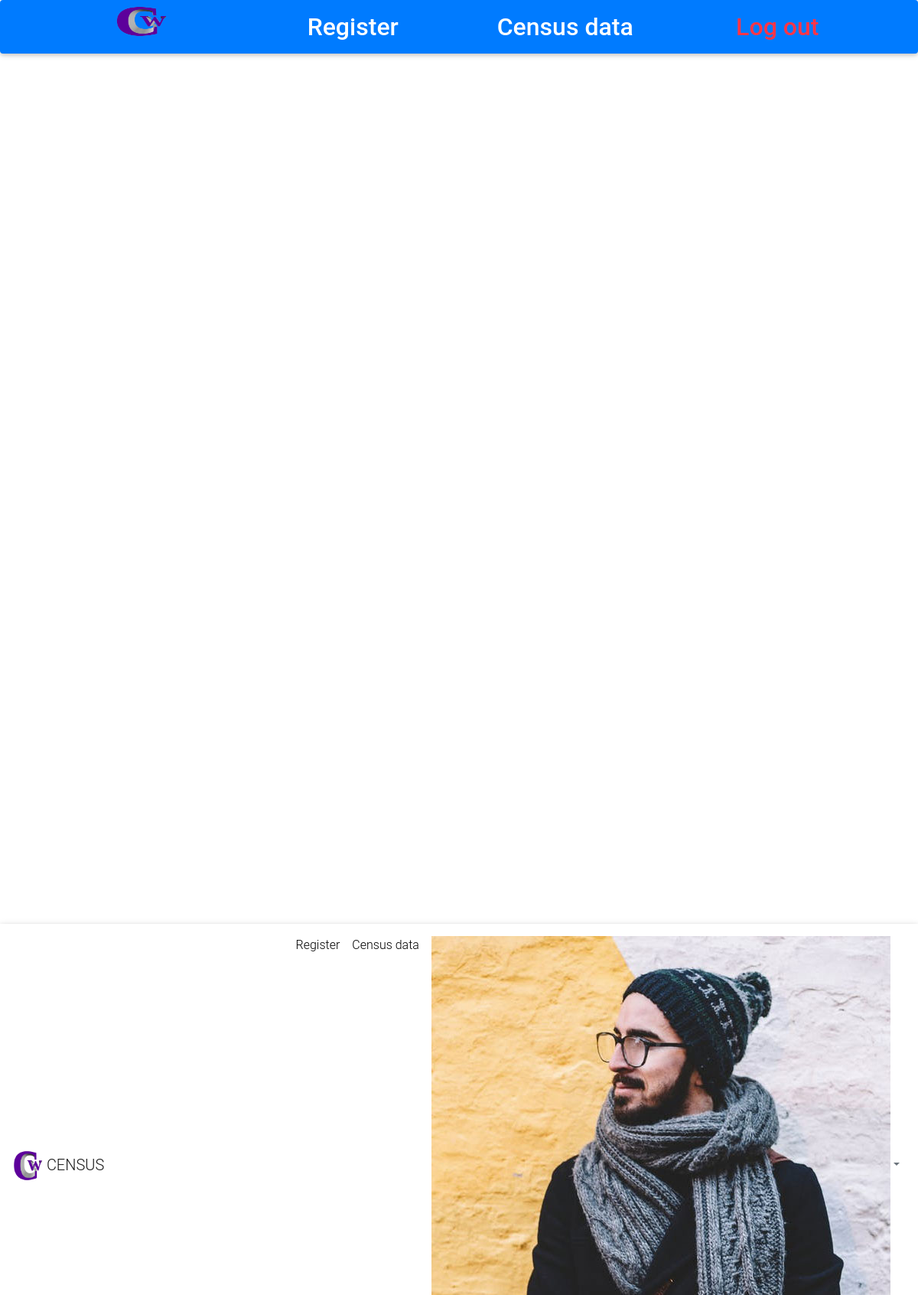
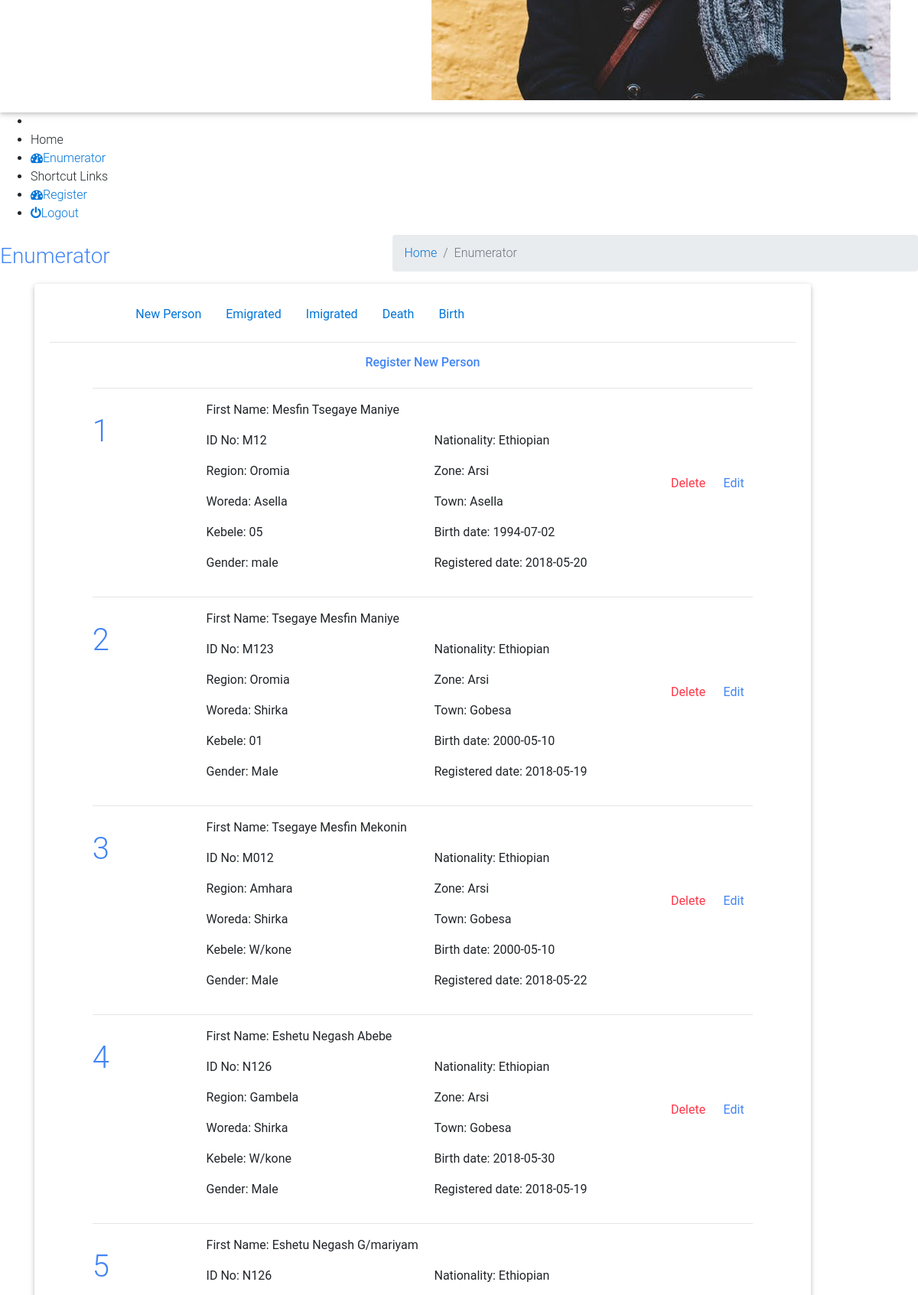
Page /enumerator/data2.php (signed in, upper part) on the committed database (2 pictures, top to bottom).
### tables this page shows
CREATE TABLE `newperson` (
  `user_id` int(11) NOT NULL,
  `idno` varchar(25) NOT NULL,
  `firstname` varchar(255) NOT NULL,
  `lastname` varchar(255) NOT NULL,
  `gfname` varchar(255) NOT NULL,
  `nationality` varchar(255) NOT NULL,
  `region` varchar(255) NOT NULL,
  `zone` varchar(255) NOT NULL,
  `woreda` varchar(255) NOT NULL,
  `town` varchar(255) NOT NULL,
  `kebele` varchar(255) NOT NULL,
  `bdate` date NOT NULL,
  `gender` varchar(12) NOT NULL,
  `regdate` date NOT NULL
);

### enumerator/data/config.php (called while the page is built, shortened)
<?php
class dbConfig {
   public $host;
   public $username;
   public $password;
   public $dab;
public function dbConnect() {
    $this->conn = mysqli_connect($this->host,$this->username,$this->password,$this->dab)
     or die("Database Connection Problem.");
  }
}
  $obj = new dbConfig();
  $obj->host = 'localhost';
  $obj->username = 'root';
  $obj->password = '';
  $obj->dab = 'census';
?>

### enumerator/template/data.php (the view, shortened to what this page needs)
<div class="preloader">
    <svg class="circular" viewBox="25 25 50 50">
  <circle class="path" cx="50" cy="50" r="20" fill="none" stroke-width="2" stroke-miterlimit="10" /> </svg>
</div>
<div id="main-wrapper">
    <div class="header">
        <nav class="navbar top-navbar navbar-expand-md navbar-light">
            <div class="navbar-header">
                <a class="navbar-brand" href="index1.html">
                    <b><img src="../images/logo.png" alt="homepage" class="dark-logo"  style="width:40px"/></b>
                    <span>CENSUS</span>
                </a>
            </div>
            <div class="navbar-collapse">
                <ul class="navbar-nav mr-auto mt-md-0">
                    <li class="nav-item"> <a class="nav-link nav-toggler hidden-md-up text-muted  " href="javascript:void(0)"><i class="mdi mdi-menu"></i></a> </li>
                    <li class="nav-item m-l-10"> <a class="nav-link sidebartoggler hidden-sm-down text-muted  " href="javascript:void(0)"><i class="ti-menu"></i></a> </li>
                </ul>
                <ul class="navbar-nav my-lg-0">
                    <li class="nav-item">
                        <a class="nav-link" href="index.php">
                            Register
                          </a>
                    </li>
                    <li class="nav-item">
                        <a class="nav-link" href="data.php">
                          Census data
                        </a>
                    </li>
                    <li class="nav-item dropdown">
                        <a class="nav-link dropdown-toggle text-muted  " href="#" data-toggle="dropdown" aria-haspopup="true" aria-expanded="false"><img src="images/users/5.jpg" alt="user" class="profile-pic" /></a>
                    </li>
                </ul>
            </div>
        </nav>
    </div>
    <div class="left-sidebar">
        <div class="scroll-sidebar">
            <nav class="sidebar-nav">
                <ul id="sidebarnav">
                    <li class="nav-devider"></li>
                    <li class="nav-label">Home</li>
                    <li> <a href="index.php" aria-expanded="false"><i class="fa fa-tachometer"></i><span class="hide-menu">Enumerator</a></span>
                    </li>
                    <li class="nav-label">Shortcut Links</li>
                    <li> <a href="index.php" aria-expanded="false"><i class="fa fa-tachometer"></i><span class="hide-menu">Register</span></a></li>
                    <li> <a href="logout.php" aria-expanded="false"><i class="fa fa-power-off"></i><span class="hide-menu">Logout</span></a></li>
                </ul>
            </nav>
        </div>
    </div>
    <div class="page-wrapper">
        <div class="row page-titles">
            <div class="col-md-5 align-self-center">
                <h3 class="text-primary">Enumerator</h3> </div>
            <div class="col-md-7 align-self-center">
                <ol class="breadcrumb">
                    <li class="breadcrumb-item"><a href="javascript:void(0)">Home</a></li>
                    <li class="breadcrumb-item active">Enumerator</li>
                </ol>
            </div>
        </div>
        <div class="">
          <div class="">
            <div class="container">
              <div class="">
                <div class="row">
                  <div class="col-12 col-lg-11">
                    <div class="card card-body">
                      <div class="">
                        <div class="">
                          <div class="tabs-wrapper col-12 col-lg-10 mx-auto">
                              <ul class="nav classic-tabs tabs-cyan" role="tablist">
                                  <li class="nav-item">
                                      <a class="nav-link waves-light active" data-toggle="tab" href="#panel51" role="tab">New Person</a>
                                  </li>
                                  <li class="nav-item">
                                      <a class="nav-link waves-light" data-toggle="tab" href="#emigrated" role="tab">Emigrated</a>
                                  </li>
                                  <li class="nav-item">
                                      <a class="nav-link waves-light" data-toggle="tab" href="#imigrated" role="tab">Imigrated</a>
                                  </li>
                                  <li class="nav-item">
                                      <a class="nav-link waves-light" data-toggle="tab" href="#panel53" role="tab">Death</a>
                                  </li>
                                  <li class="nav-item">
                                      <a class="nav-link waves-light" data-toggle="tab" href="#panel54" role="tab">Birth</a>
                                  </li>
                              </ul>
                        </div><hr>
                      </div>
                      </div>
                      <div class="tab_contents">
                        <div class="">
                          <div class="">
                            <div class="container-fluid">
                              <div class="" style="background-color:white">
                                <div class="tab-content">
                                    <div class="tab-pane fade in show active" id="panel51" role="tabpanel">
                                        <div class="row">
                                          <div class="col-12">
                                              <p class="text-center text-primary h6">Register New Person</p>
                                          </div>
                                          <div class="col-12 col-lg-11 mx-auto">
                                            <div class="row">
                                              <div class="col-12">
                                                <hr>
                                              </div>
                                                <?php
                                                   class NewPerson
                                                   {
                                                     function newPerson()
                                                     {
                                                       global $obj;
                                                       $count=0;
                                                       $sql="SELECT * FROM newperson";
                                                       $result_set=mysqli_query($obj->conn,$sql) or die(mysqli_connect_error($sql));
                                                       while($row=mysqli_fetch_array($result_set))
                                                       {
                                                         $count++;
                                                         ?>
                                                         <div class="col-12 col-lg-2 py-3 d-none d-lg-block">
                                                           <h1 class="text-left text-primary"><?php echo $count; ?></h1>
                                                         </div>
                                                         <div class="media col-12 col-lg-8">
                                                           <div class="row">
                                                             <p class="col-12">First Name: <?php echo $row['firstname']." ".$row['lastname']." ".$row['gfname'] ?></p>
                                                             <p class="col-12 col-lg-6">ID No: <?php echo $row['idno'] ?></p>
                                                             <p class="col-12 col-lg-6">Nationality: <?php echo $row['nationality'] ?></p>
                                                             <p class="col-12 col-lg-6">Region: <?php echo $row['region'] ?></p>
                                                             <p class="col-12 col-lg-6">Zone: <?php echo $row['zone'] ?></p>
                                                             <p class="col-12 col-lg-6">Woreda: <?php echo $row['woreda'] ?></p>
                                                             <p class="col-12 col-lg-6">Town: <?php echo $row['town'] ?></p>
                                                             <p class="col-12 col-lg-6">Kebele: <?php echo $row['kebele'] ?></p>
                                                             <p class="col-12 col-lg-6">Birth date: <?php echo $row['bdate'] ?></p>
                                                             <p class="col-12 col-lg-6">Gender: <?php echo $row['gender'] ?></p>
                                                             <p class="col-12 col-lg-6">Registered date: <?php echo $row['regdate'] ?></p>
                                                           </div>
                                                         </div>
                                                         <div class="col-12 col-lg-2 my-5 py-5">
                                                           <ul class="nav nav-fill">
                                                             <li class="nav-item">
                                                               <a href="data/delete.php?id=<?php echo $row['user_id'] ?>&amp dbname=newperson" class="text-danger ">Delete</a>
                                                             </li>
                                                             <li class="nav-item">
                                                               <a href="edit.php?id=<?php echo $row['user_id'] ?>&amp dbname=newperson" class="text-primary">Edit</a>
                                                             </li>
                                                           </ul>
                                                         </div>
                                                         <div class="col-12">
                                                           <hr>
                                                         </div>
                                                         <?php
                                                       }
                                                     }
                                                   }
                                                   $list=new newPerson();
                                                ?>
                                            </div>
                                          </div>
                                        </div>
                                    </div>
                                </div>
                              </div>
                            </div>
                          </div>
                        </div>
                      </div>
                    </div>
                  </div>
                </div>
              </div>
            </div>
          </div>
        </div>
        </div>
    </div>

### rows in the picture
newperson: firstname "Mesfin", lastname "Tsegaye", gfname "Maniye", idno "M12", nationality "Ethiopian", region "Oromia", zone "Arsi", woreda "Asella", town "Asella", kebele "05", bdate "1994-07-02", gender "male", regdate "2018-05-20"
newperson: firstname "Tsegaye", lastname "Mesfin", gfname "Maniye", idno "M123", nationality "Ethiopian", region "Oromia", zone "Arsi", woreda "Shirka", town "Gobesa", kebele "01", bdate "2000-05-10", gender "Male", regdate "2018-05-19"
newperson: firstname "Tsegaye", lastname "Mesfin", gfname "Mekonin", idno "M012", nationality "Ethiopian", region "Amhara", zone "Arsi", woreda "Shirka", town "Gobesa", kebele "W/kone", bdate "2000-05-10", gender "Male", regdate "2018-05-22"
newperson: firstname "Eshetu", lastname "Negash", gfname "Abebe", idno "N126", nationality "Ethiopian", region "Gambela", zone "Arsi", woreda "Shirka", town "Gobesa", kebele "W/kone", bdate "2018-05-30", gender "Male", regdate "2018-05-19"
newperson: firstname "Eshetu", lastname "Negash", gfname "G/mariyam", idno "N126", nationality "Ethiopian"
